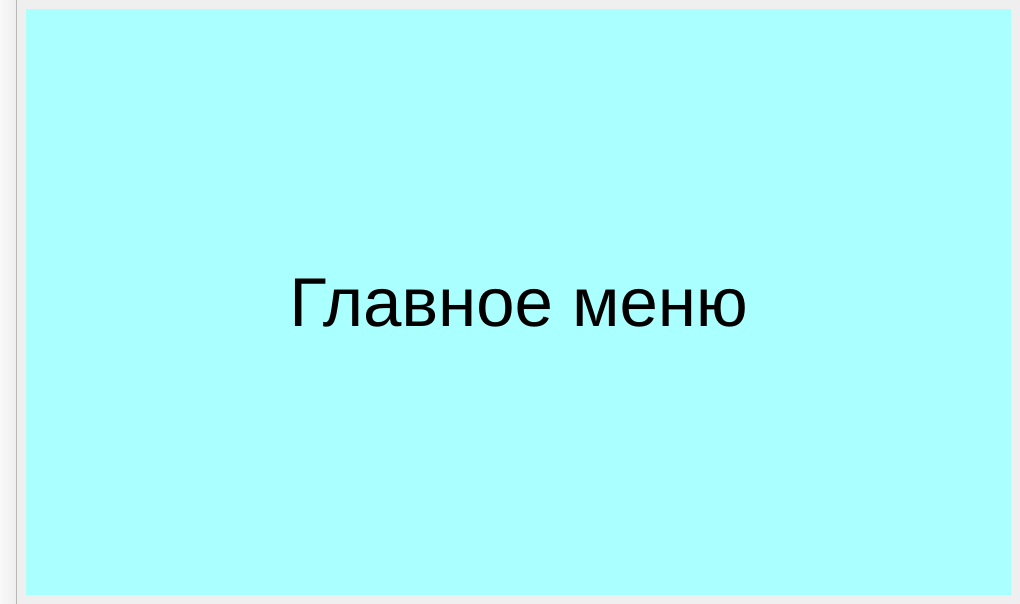
<?xml version="1.0" encoding="UTF-8"?>
<ui version="4.0">
 <class>MainWindow</class>
 <widget class="QMainWindow" name="MainWindow">
  <property name="geometry">
   <rect>
    <x>0</x>
    <y>0</y>
    <width>1020</width>
    <height>604</height>
   </rect>
  </property>
  <property name="windowTitle">
   <string>MainWindow</string>
  </property>
  <property name="styleSheet">
   <string notr="true">QLineEdit{
margin: 1px, 1px, 7px, 1px;
padding: 5px;
border-radius: 9px;
border: 2px solid #c8c8c8;

}

QMainWindow{

}</string>
  </property>
  <widget class="QWidget" name="centralwidget">
   <layout class="QVBoxLayout" name="verticalLayout_2">
    <item>
     <widget class="QStackedWidget" name="stackedWidget">
      <property name="styleSheet">
       <string notr="true">background-color: rgb(170, 255, 255);</string>
      </property>
      <property name="currentIndex">
       <number>0</number>
      </property>
      <widget class="QWidget" name="main">
       <layout class="QVBoxLayout" name="verticalLayout">
        <item>
         <widget class="QLabel" name="label">
          <property name="font">
           <font>
            <pointsize>52</pointsize>
           </font>
          </property>
          <property name="text">
           <string>Главное меню</string>
          </property>
          <property name="alignment">
           <set>Qt::AlignCenter</set>
          </property>
         </widget>
        </item>
       </layout>
      </widget>
      <widget class="QWidget" name="deal">
       <layout class="QVBoxLayout" name="verticalLayout_3">
        <item>
         <widget class="QLabel" name="label_2">
          <property name="font">
           <font>
            <pointsize>52</pointsize>
           </font>
          </property>
          <property name="text">
           <string>Сделки</string>
          </property>
          <property name="alignment">
           <set>Qt::AlignCenter</set>
          </property>
         </widget>
        </item>
       </layout>
      </widget>
      <widget class="QWidget" name="contact">
       <layout class="QVBoxLayout" name="verticalLayout_4">
        <item>
         <widget class="QLabel" name="label_3">
          <property name="font">
           <font>
            <pointsize>52</pointsize>
           </font>
          </property>
          <property name="text">
           <string>Контакты</string>
          </property>
          <property name="alignment">
           <set>Qt::AlignCenter</set>
          </property>
         </widget>
        </item>
       </layout>
      </widget>
     </widget>
    </item>
   </layout>
  </widget>
  <widget class="QMenuBar" name="menubar">
   <property name="geometry">
    <rect>
     <x>0</x>
     <y>0</y>
     <width>1020</width>
     <height>21</height>
    </rect>
   </property>
  </widget>
  <widget class="QToolBar" name="toolBar">
   <property name="windowTitle">
    <string>toolBar</string>
   </property>
   <property name="movable">
    <bool>false</bool>
   </property>
   <property name="orientation">
    <enum>Qt::Vertical</enum>
   </property>
   <attribute name="toolBarArea">
    <enum>LeftToolBarArea</enum>
   </attribute>
   <attribute name="toolBarBreak">
    <bool>false</bool>
   </attribute>
  </widget>
 </widget>
 <resources/>
 <connections/>
</ui>
